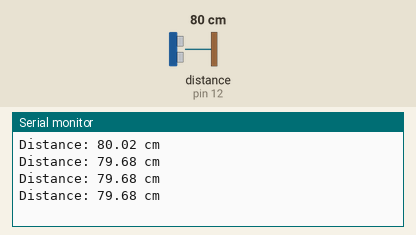
This sketch was run on a simulated Arduino Uno, built with avr-gcc and run on an emulated ATmega328P. Parts: the last lines printed to the serial monitor. Wiring (inferred from the names in the program): ultrasonic range finder: trigger pin 13; echo pin 12. The inputs (shaded band) are chosen by the test bench; at power-on: distance to the obstacle (sensor on pin 12) 80 cm. The echo pulse lasts 58.3 µs per cm.

Above: at 1.2 s.
1.3 s: distance to the obstacle (sensor on pin 12) set to 2 cm
At 1.73 s:
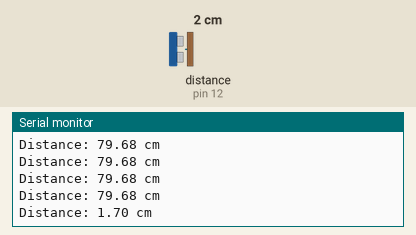
2.8 s: distance to the obstacle (sensor on pin 12) set to 4 cm
At 2.94 s:
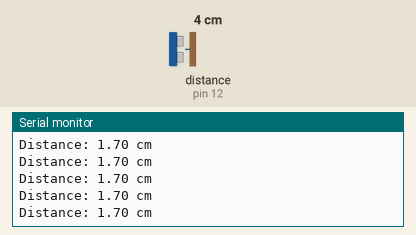
4.3 s: distance to the obstacle (sensor on pin 12) set to 60 cm
At 4.45 s:
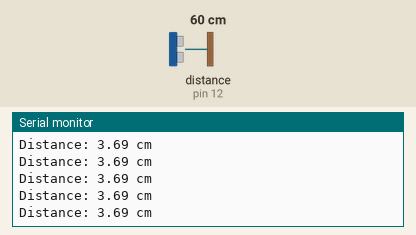
7.3 s: distance to the obstacle (sensor on pin 12) set to 9 cm
At 7.49 s:
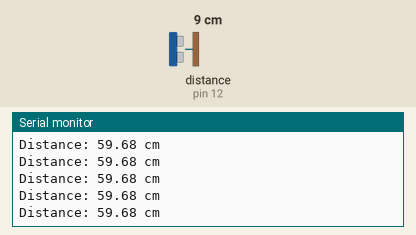
Timing chart, 0 to 10.3 s (numbered marks = the images above; inputs shaded):
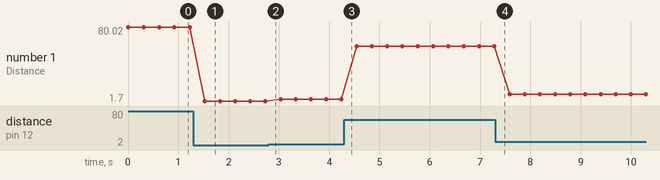

The sketch:

Ultrasonic_sensor_test.ino
```cpp
#define TRIG_PIN 13
#define ECHO_PIN 12

long duration;
float distance;

void setup() {
  Serial.begin(9600);

  pinMode(TRIG_PIN, OUTPUT);
  pinMode(ECHO_PIN, INPUT);

  digitalWrite(TRIG_PIN, LOW);
}

void loop() {
  // Send trigger pulse
  digitalWrite(TRIG_PIN, LOW);
  delayMicroseconds(2);

  digitalWrite(TRIG_PIN, HIGH);
  delayMicroseconds(10);
  digitalWrite(TRIG_PIN, LOW);

  // Read echo pulse
  duration = pulseIn(ECHO_PIN, HIGH, 30000); // timeout 30 ms

  if (duration == 0) {
    Serial.println("Out of range");
  } else {
    // Speed of sound = 343 m/s
    distance = (duration * 0.0343) / 2;
    Serial.print("Distance: ");
    Serial.print(distance);
    Serial.println(" cm");
  }

  delay(300);
}
```

Measured:
- after the input at 1.3 s, the serial monitor: prints a new line after 0.23 s (image 1)
- plotted number 1: 79.68 → 1.7 after the input at 1.3 s, 1.7 → 3.69 after the input at 2.8 s, 3.69 → 59.68 after the input at 4.3 s, 59.68 → 8.7 after the input at 7.3 s
